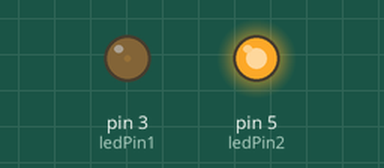
Bench run of a sketch on a simulated Arduino Uno, built with avr-gcc and run on an emulated ATmega328P. Shown: output pins drawn as LEDs (lit = HIGH).

Above: at 0.05 s.
At 0.8 s:
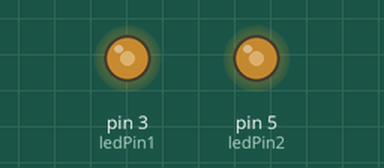
At 1.55 s:
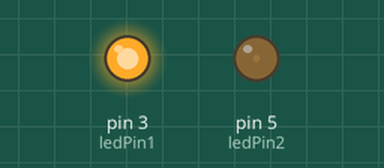
At 3.05 s:
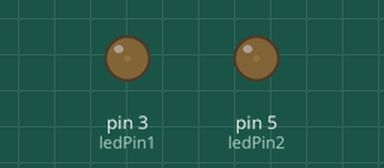
Timing chart, 0 to 7.0 s (numbered marks = the images above):
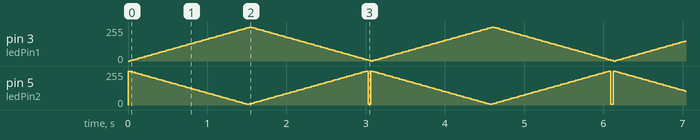

Measured:
- by itself, pin 5 (ledPin2): moves between 4/255 and 255/255, repeating every 3.1 s

The sketch:

Fade_LED.ino
```cpp
//Define Variables
int ledPin1 = 3;
int ledPin2 = 5;

int brightness1 = 0;    // How Bright the LED1 is
int brightness2 = 255;  // How Bright the LED2 is

int fadeAmount = 5;  // how many points to fade the LED by

void setup() {
  pinMode(ledPin1, OUTPUT);  // Declare PWM Pin3(LED1) to Be an Output
  pinMode(ledPin2, OUTPUT);  // Declare PWM Pin5(LED2) to Be an Output
}

void loop() {
  analogWrite(ledPin1, brightness1);  // Set the Brightness of Pin 3

  // change the brightness for next time through the loop:
  brightness1 = brightness1 + fadeAmount;
  // reverse the direction of the fading at the ends of the fade:
  if (brightness1 <= 0 || brightness1 >= 255) {
    fadeAmount = -fadeAmount;
  }

  analogWrite(ledPin2, brightness2);  // Set the Brightness of Pin 5

  // change the brightness for next time through the loop:
  brightness2 = brightness2 - fadeAmount;
  // reverse the direction of the fading at the ends of the fade:
  if (brightness2 <= 0 || brightness2 >= 255) {
    fadeAmount = +fadeAmount;
  }
  // wait for 30 milliseconds to see the dimming effect
  delay(30);
}
```
